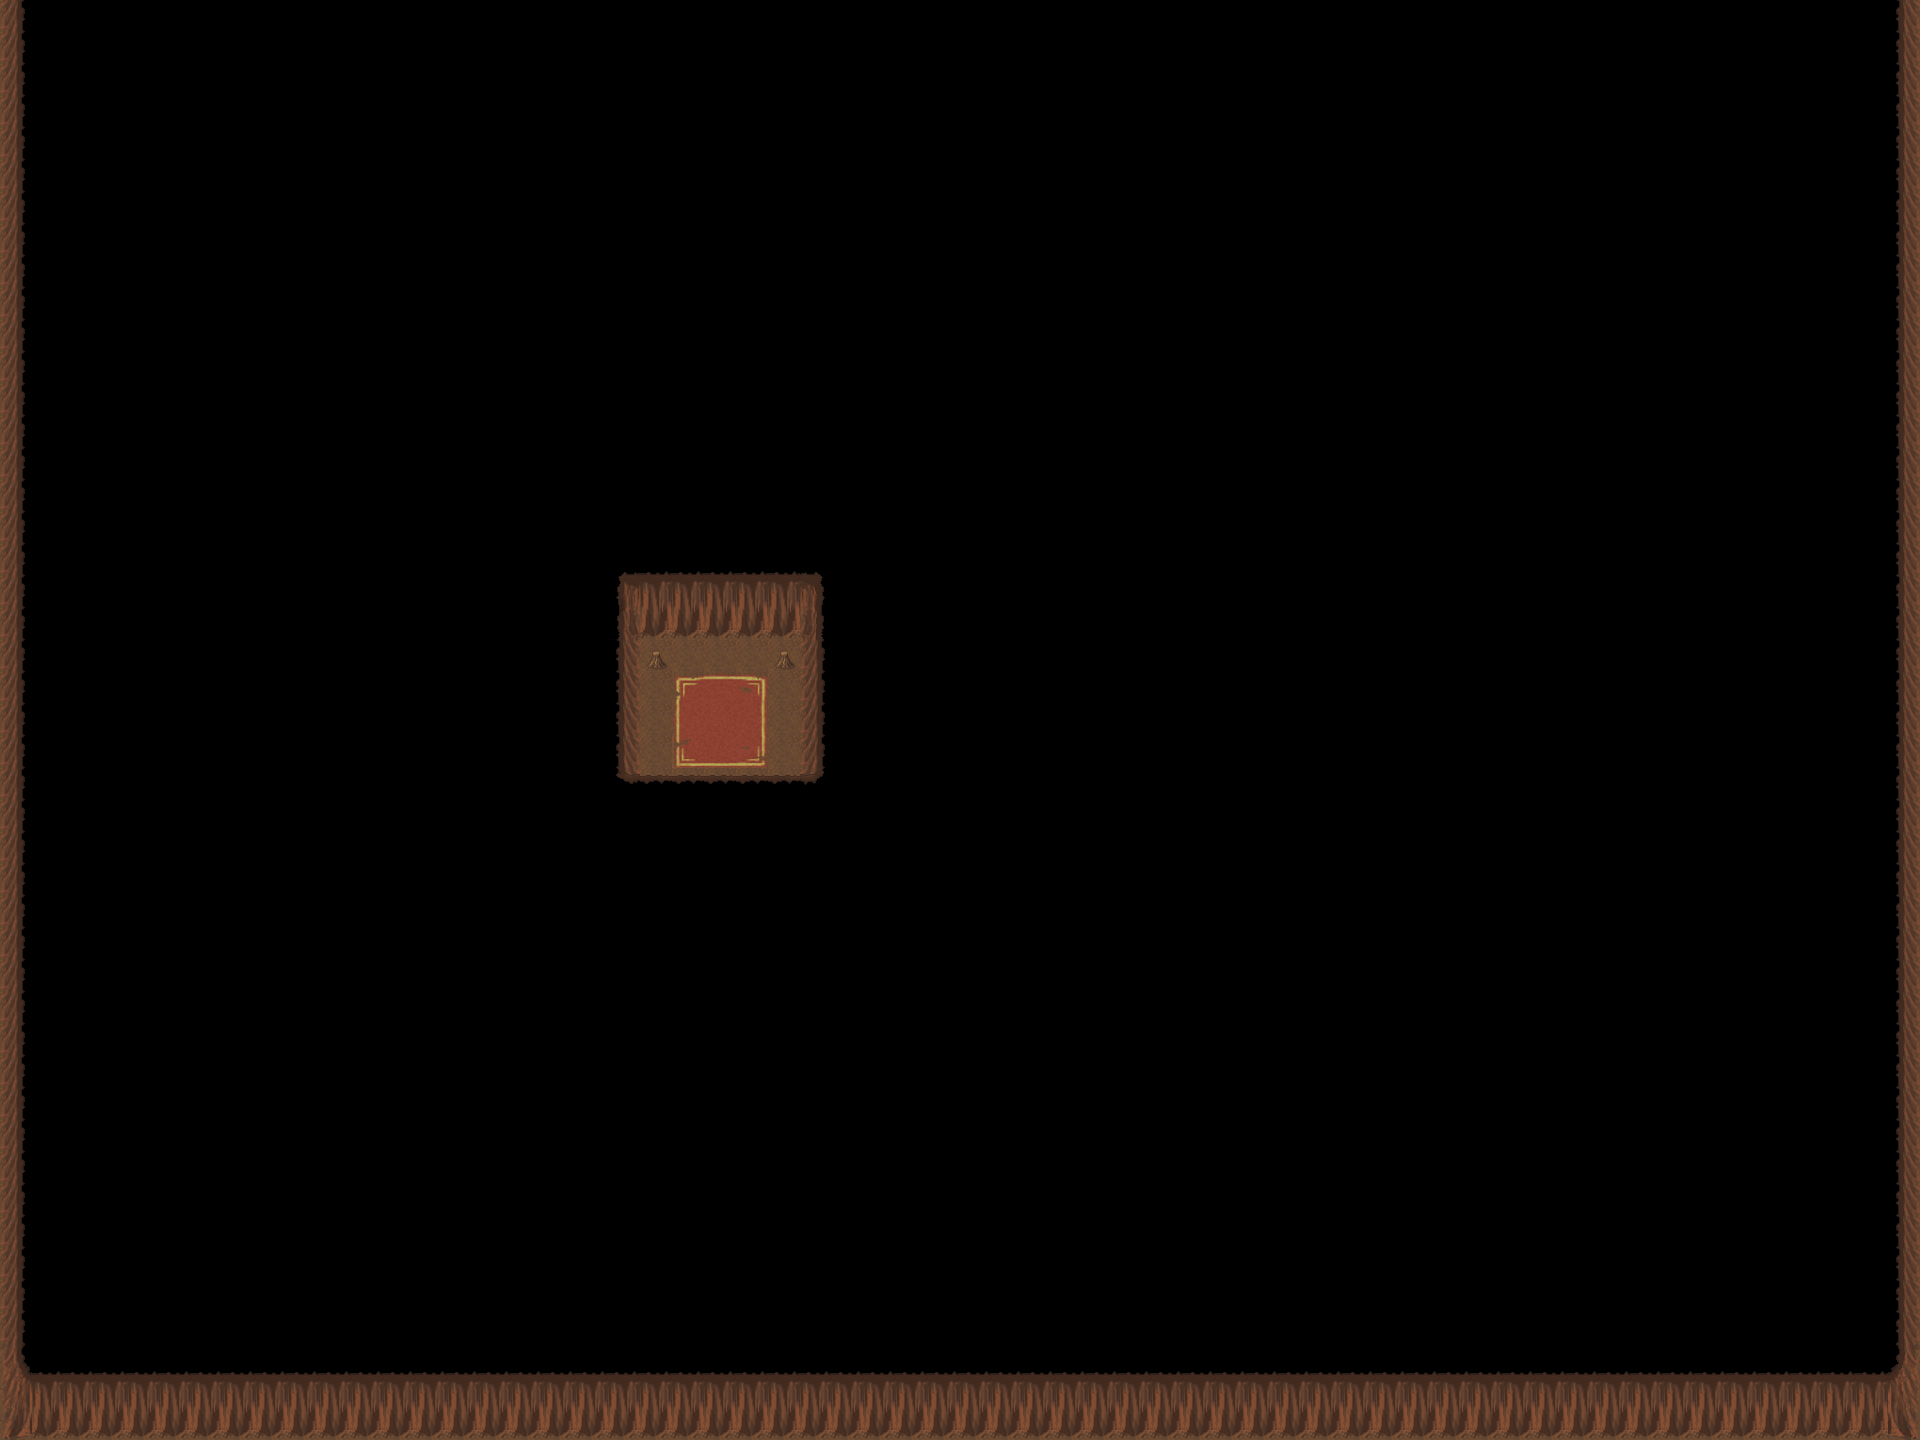

The image is a tile-based game level rendered from a .tmx file. Its description and source (layers, tilesets, objects; grid data summarised) follow:
An orthogonal 60x45 tile map with 32x32 px tiles, 4 tile layers (Ground, Fringe, Over, Height), 1 hidden layer not drawn, 3 tilesets and 1 object (particle_effect).

<map version="1.11" tiledversion="1.11.0" orientation="orthogonal" renderorder="right-down" width="60" height="45" tilewidth="32" tileheight="32" infinite="0" nextlayerid="7" nextobjectid="50">
 <properties>
  <property name="background0image" value="graphics/images/seaofclouds_1024x1024.png" />
  <property name="background0scrollX" value="0.2" />
  <property name="background1parallax" value="1.0" />
  <property name="license" value="CC BY 3.0" />
  <property name="manaplus version" value="2" />
  <property name="minimap" value="graphics/minimaps/000-1.png" />
  <property name="music" value="dragon_and_toast.ogg" />
  <property name="name" value="Jesusalva's Trap" />
  <property name="overlay0image" value="graphics/images/ambient/cloud.png" />
  <property name="overlay0parallax" value="1.0" />
  <property name="overlay0scrollX" value="0.2" />
  <property name="overlay0scrollY" value="0.1" />
 </properties>
 <tileset firstgid="1" name="Collision" tilewidth="32" tileheight="32" tilecount="9" columns="3">
  <image source="../graphics/tilesets/collision.png" width="96" height="96" />
 </tileset>
 <tileset firstgid="10" name="Collision" tilewidth="32" tileheight="32" tilecount="9" columns="3">
  <image source="../graphics/tilesets/collision.png" width="96" height="96" />
 </tileset>
 <tileset firstgid="19" name="cave" tilewidth="32" tileheight="32" tilecount="128" columns="16">
  <image source="../graphics/tilesets/cave.png" width="512" height="256" />
 </tileset>
 <layer id="1" name="Ground" width="60" height="45">
  <data>[2700 cells, 2700 non-empty, 28 distinct tile ids]</data>
 </layer>
 <layer id="2" name="Fringe" width="60" height="45">
  <data>[2700 cells, 4 non-empty, 1 distinct tile ids]</data>
 </layer>
 <layer id="3" name="Over" width="60" height="45">
  <data>[2700 cells, 7 non-empty, 3 distinct tile ids]</data>
 </layer>
 <layer id="4" name="Collision" width="60" height="45" visible="0">
  <data>[2700 cells, 2679 non-empty, 1 distinct tile ids]</data>
 </layer>
 <layer id="5" name="Height" width="60" height="45">
  <data>[2700 cells, 0 non-empty, 0 distinct tile ids]</data>
 </layer>
 <objectgroup id="6" name="Object">
  <object id="49" name="graphics/particles/circle-magic.xml" type="particle_effect" x="704" y="704" width="32" height="32" />
 </objectgroup>
</map>
